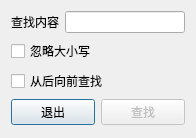
<?xml version="1.0" encoding="UTF-8"?>
<ui version="4.0">
 <class>findDialog</class>
 <widget class="QDialog" name="findDialog">
  <property name="geometry">
   <rect>
    <x>0</x>
    <y>0</y>
    <width>196</width>
    <height>138</height>
   </rect>
  </property>
  <property name="windowTitle">
   <string>findDialog</string>
  </property>
  <layout class="QVBoxLayout" name="verticalLayout">
   <item>
    <layout class="QHBoxLayout" name="horizontalLayout">
     <item>
      <widget class="QLabel" name="label">
       <property name="text">
        <string>查找内容</string>
       </property>
      </widget>
     </item>
     <item>
      <widget class="QLineEdit" name="lineEdit">
       <property name="enabled">
        <bool>true</bool>
       </property>
      </widget>
     </item>
    </layout>
   </item>
   <item>
    <widget class="QCheckBox" name="casecheckBox">
     <property name="enabled">
      <bool>true</bool>
     </property>
     <property name="text">
      <string>忽略大小写</string>
     </property>
    </widget>
   </item>
   <item>
    <widget class="QCheckBox" name="backcheckBox">
     <property name="text">
      <string>从后向前查找</string>
     </property>
    </widget>
   </item>
   <item>
    <layout class="QHBoxLayout" name="horizontalLayout_2">
     <item>
      <widget class="QPushButton" name="quitButton">
       <property name="text">
        <string>退出</string>
       </property>
      </widget>
     </item>
     <item>
      <widget class="QPushButton" name="findButton">
       <property name="enabled">
        <bool>false</bool>
       </property>
       <property name="text">
        <string>查找</string>
       </property>
      </widget>
     </item>
    </layout>
   </item>
  </layout>
 </widget>
 <layoutdefault spacing="6" margin="11"/>
 <resources/>
 <connections>
  <connection>
   <sender>quitButton</sender>
   <signal>clicked()</signal>
   <receiver>findDialog</receiver>
   <slot>reject()</slot>
   <hints>
    <hint type="sourcelabel">
     <x>68</x>
     <y>145</y>
    </hint>
    <hint type="destinationlabel">
     <x>129</x>
     <y>89</y>
    </hint>
   </hints>
  </connection>
  <connection>
   <sender>findButton</sender>
   <signal>clicked()</signal>
   <receiver>findDialog</receiver>
   <slot>accept()</slot>
   <hints>
    <hint type="sourcelabel">
     <x>190</x>
     <y>145</y>
    </hint>
    <hint type="destinationlabel">
     <x>129</x>
     <y>89</y>
    </hint>
   </hints>
  </connection>
 </connections>
</ui>
